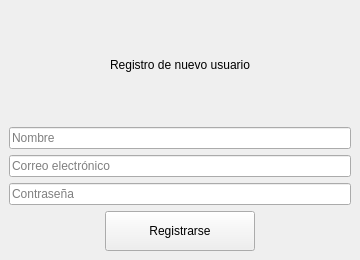
<?xml version="1.0" encoding="UTF-8"?>
<ui version="4.0">
 <class>RegistroWindow</class>
 <widget class="QMainWindow" name="RegistroWindow">
  <property name="geometry">
   <rect>
    <x>0</x>
    <y>0</y>
    <width>360</width>
    <height>260</height>
   </rect>
  </property>
  <property name="windowTitle">
   <string>Registro de Usuario</string>
  </property>
  <widget class="QWidget" name="centralwidget">
   <layout class="QVBoxLayout" name="verticalLayout" stretch="0,0,0,0,0,0">
    <item alignment="Qt::AlignHCenter">
     <widget class="QLabel" name="labelTitulo">
      <property name="text">
       <string>Registro de nuevo usuario</string>
      </property>
     </widget>
    </item>
    <item>
     <widget class="QLineEdit" name="lineNombre">
      <property name="placeholderText">
       <string>Nombre</string>
      </property>
     </widget>
    </item>
    <item>
     <widget class="QLineEdit" name="lineCorreo">
      <property name="placeholderText">
       <string>Correo electrónico</string>
      </property>
     </widget>
    </item>
    <item>
     <widget class="QLineEdit" name="lineContrasena">
      <property name="echoMode">
       <enum>QLineEdit::Password</enum>
      </property>
      <property name="placeholderText">
       <string>Contraseña</string>
      </property>
     </widget>
    </item>
    <item alignment="Qt::AlignHCenter">
     <widget class="QPushButton" name="btnRegistrar">
      <property name="minimumSize">
       <size>
        <width>150</width>
        <height>40</height>
       </size>
      </property>
      <property name="text">
       <string>Registrarse</string>
      </property>
     </widget>
    </item>
   </layout>
  </widget>
 </widget>
 <resources/>
 <connections/>
</ui>
